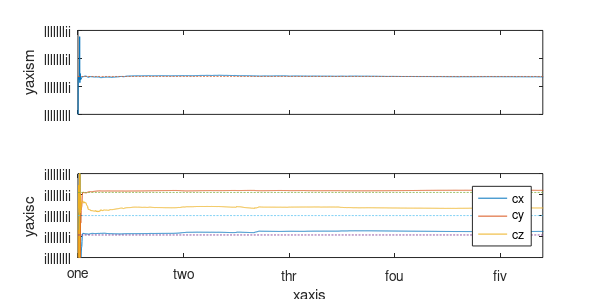
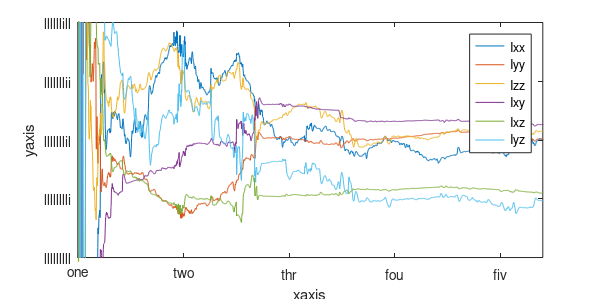
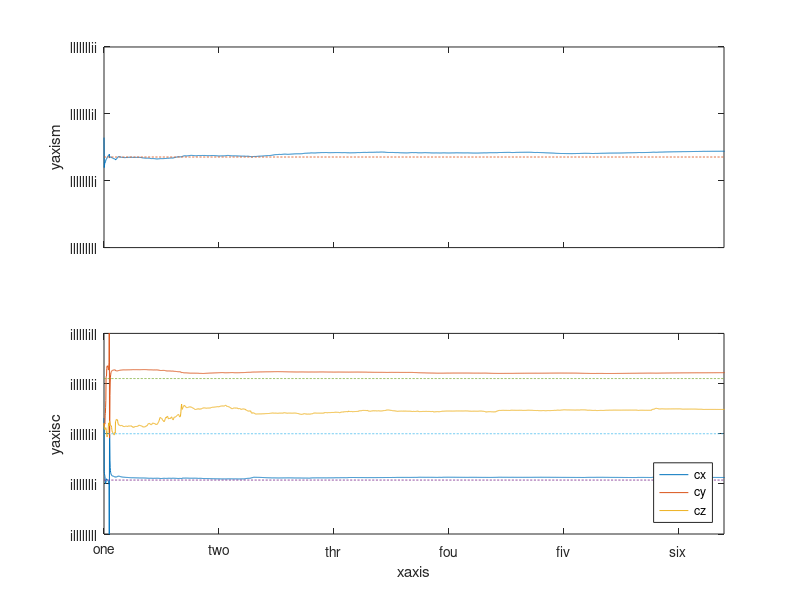
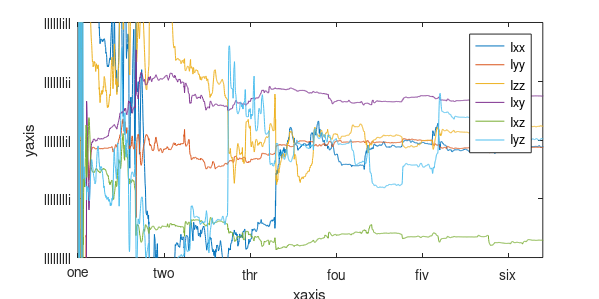

MATLAB code to generate these figures, in order:
%% initialization
Ts = 0.01;
c = [-0.185 0.22 0]';
m = 4.3545;

startRobot = 2683;
stopRobot = 4963;
lengthRobot = stopRobot - startRobot + 1;
startHuman = 3822;
stopHuman = 6592;
lengthHuman = stopHuman - startHuman + 1;

close all;
estimationRobot = load('multiple_grasping_points_robot/estimation.dat');
estimationHuman = load('multiple_grasping_points_human/estimation.dat');

%% robot
%Mass Com

figure;
t = Ts*(0:(stopRobot - startRobot));
subplot(2, 1, 1);
hold on;
plot(t, estimationRobot(startRobot:stopRobot, 1));
plot(t, ones(lengthRobot, 1)*m, '--');
hold off;
ylim([3 6]);
xlim([0 22]);
ylabel('yaxism')
set(gca,'YTick',3:1:6)
set(gca,'XTick',0:5:22)
set(gca,'XTickLabel',{})
set(gca,'YTickLabel',{'lllllllll','lllllllli','lllllllil','lllllllii'})
box on
subplot(2, 1, 2);
hold on;
plot(t, estimationRobot(startRobot:stopRobot, 2:4)/m);
plot(t, bsxfun(@times, ones(3, lengthRobot), c), '--');
hold off;
ylim([-0.4 0.4]);
xlim([0 22]);
xlabel('xaxis')
ylabel('yaxisc')
set(gca,'YTick',-0.4:0.2:0.4)
set(gca,'YTickLabel',{'illllllll','illllllli','illllllil','illllllii','illlllill'})
set(gca,'XTick',0:5:22)
set(gca,'XTickLabel',{'one','two','thr','fou','fiv'})
legend('cx', 'cy', 'cz', 'Location', 'southeast');
set(gcf,'Position',[400 100 600 300])
set(gcf, 'PaperPositionMode', 'auto');
box on

print(gcf,'../figures/multiple_grasping_points_robot_mass_and_cog','-depsc' );

%Inertias
figure;
hold on;
plot(t, estimationRobot(startRobot:stopRobot, 5:10));
hold off;
ylim([-0.1 0.1]);
xlim([0 22]);
xlabel('xaxis')
ylabel('yaxis')
set(gca,'YTick',-0.1:0.05:0.1)
set(gca,'YTickLabel',{'lllllllll','lllllllli','lllllllil','lllllllii','llllllill'})
set(gca,'XTick',0:5:22)
set(gca,'XTickLabel',{'one','two','thr','fou','fiv','six'})
legend('Ixx', 'Iyy', 'Izz', 'Ixy', 'Ixz', 'Iyz');
set(gcf,'Position',[400 100 600 300])
set(gcf, 'PaperPositionMode', 'auto');
box on
%print(gcf,'../figures/multiple_grasping_points_robot_inertias','-depsc' );

%% human

% Mass Com
figure;
t = Ts*(0:(stopHuman - startHuman));
subplot(2, 1, 1);
hold on;
plot(t, estimationHuman(startHuman:stopHuman, 1));
plot(t, ones(lengthHuman, 1)*m, '--');
hold off;
ylim([3 6]);
xlim([0 27]);
ylabel('yaxism')
set(gca,'YTick',3:1:6)
set(gca,'XTick',0:5:22)
set(gca,'XTickLabel',{})
set(gca,'YTickLabel',{'lllllllll','lllllllli','lllllllil','lllllllii'})
box on
subplot(2, 1, 2);
hold on;
plot(t, estimationHuman(startHuman:stopHuman, 2:4)/m);
plot(t, bsxfun(@times, ones(3, lengthHuman), c), '--');
hold off;
ylim([-0.4 0.4]);
xlim([0 27]);
xlabel('xaxis')
ylabel('yaxisc')
set(gca,'YTick',-0.4:0.2:0.4)
set(gca,'YTickLabel',{'illllllll','illllllli','illllllil','illllllii','illlllill'})
set(gca,'XTick',0:5:25)
set(gca,'XTickLabel',{'one','two','thr','fou','fiv','six'})
legend('cx', 'cy', 'cz', 'Location', 'southeast');
box on
%print(gcf,'../figures/multiple_grasping_points_human_mass_and_cog','-depsc' );

% Inertia
figure;
hold on;
plot(t, estimationHuman(startHuman:stopHuman, 5:10));
hold off;
ylim([-0.1 0.1]);
xlim([0 27]);
xlabel('xaxis')
ylabel('yaxis')
set(gca,'YTick',-0.1:0.05:0.1)
set(gca,'YTickLabel',{'lllllllll','lllllllli','lllllllil','lllllllii','llllllill'})
set(gca,'XTick',0:5:25)
set(gca,'XTickLabel',{'one','two','thr','fou','fiv','six'})
legend('Ixx', 'Iyy', 'Izz', 'Ixy', 'Ixz', 'Iyz');
set(gcf,'Position',[400 100 600 300])
set(gcf, 'PaperPositionMode', 'auto');
box on
%print(gcf,'../figures/multiple_grasping_points_human_inertias','-depsc' );
